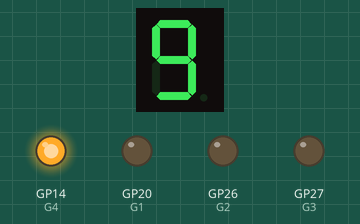
Recording of a program running on a simulated Raspberry Pi Pico running MicroPython. On the bench: 1-digit seven-segment display, output pins drawn as LEDs (lit = HIGH). The segment pins are drawn as the display they are named for; pins used as bus, display or sensor lines are not drawn.

Above: at 2.1 s.
At 8.1 s:
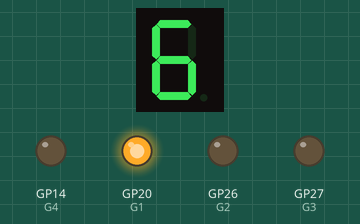
At 20.1 s:
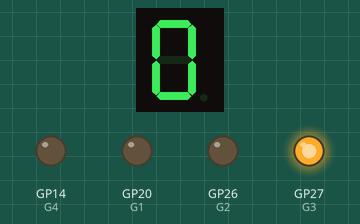
At 38.1 s:
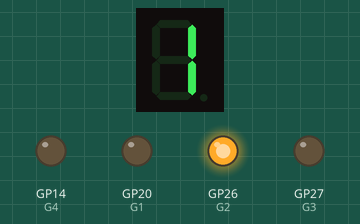
Timing chart, 0 to 39.6 s (numbered marks = the images above):
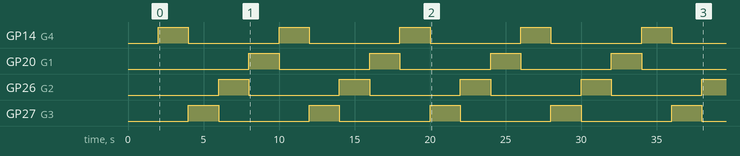

The program:

Project_09_Four_Digit_Digital_Tube.py
```python
from machine import Pin
import time

#Pin of each digit of nixie tube
a = machine.Pin(21, machine.Pin.OUT)
b = machine.Pin(28, machine.Pin.OUT)
c = machine.Pin(16, machine.Pin.OUT)
d = machine.Pin(18, machine.Pin.OUT)
e = machine.Pin(19, machine.Pin.OUT)
f = machine.Pin(22, machine.Pin.OUT)
g = machine.Pin(15, machine.Pin.OUT)
dp = machine.Pin(17, machine.Pin.OUT)

G1 = machine.Pin(20, machine.Pin.OUT)
G2 = machine.Pin(26, machine.Pin.OUT)
G3 = machine.Pin(27, machine.Pin.OUT)
G4 = machine.Pin(14, machine.Pin.OUT)

#digital tube a to dp corresponding development board pins
d_Pins=[machine.Pin(i,machine.Pin.OUT)  for i in [21,28,16,18,19,22,15,17]]
#Pin corresponding to digital tube segment G1, G2, G3, and G4
w_Pins=[machine.Pin(i,machine.Pin.OUT)  for i in [20,26,27,14]]

number={
    '0':
    [1,1,1,1,1,1,0,0],#0
    '1':
    [0,1,1,0,0,0,0,0],#1
    '2':
    [1,1,0,1,1,0,1,0],#2
    '3':
    [1,1,1,1,0,0,1,0],#3
    '4':
    [0,1,1,0,0,1,1,0],#4
    '5':
    [1,0,1,1,0,1,1,0],#5
    '6':
    [1,0,1,1,1,1,1,0],#6
    '7':
    [1,1,1,0,0,0,0,0],#7
    '8':
    [1,1,1,1,1,1,1,0],#8
    '9':
    [1,1,1,1,0,1,1,0],#9
}

def display(num,dp):
    global number
    count=0
    for pin in d_Pins:#displays the value of num
        pin.value(number[num][count])
        count+=1
    if dp==1:
        d_Pins[7].value(0)
def clear():
    for i in w_Pins:
        i.value(0)
    for i in d_Pins:
        i.value(1)
def showData(num):
   #the hundreds, thousands, ones, and fractional values of a numeric value
    d_num=num
    location=d_num.find('.')
    if location>0:
        d_num=d_num.replace('.','')
        while len(d_num)<4:
            d_num='0'+d_num
        for i in range(0,4):
            time.sleep(2)
            clear()
            w_Pins[3-i].value(1)
            if i==location-1:
                display(d_num[i],1)
            else:
                display(d_num[i],0)
    if location<0:
        for i in range(0,4):
            time.sleep(2)
            clear()
            w_Pins[3-i].value(1)
            display(d_num[i],0)
while True:

    num='9016'
    showData(num)
```

Measured:
- by itself, GP14 (G4), GP20 (G1), GP26 (G2), GP27 (G3): alternates HIGH for 2.0 s and LOW for 6.0 s
- what the display in image 0 shows lasts 2.1 s, from 2.0 s to 4.1 s
